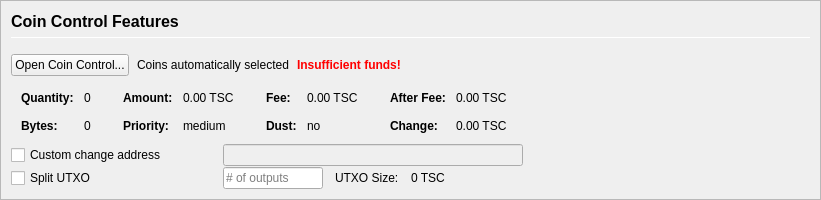
         <widget class="QFrame" name="frameCoinControl">
          <property name="sizePolicy">
           <sizepolicy hsizetype="Expanding" vsizetype="Expanding">
            <horstretch>0</horstretch>
            <verstretch>0</verstretch>
           </sizepolicy>
          </property>
          <property name="maximumSize">
           <size>
            <width>16777215</width>
            <height>16777215</height>
           </size>
          </property>
          <property name="frameShape">
           <enum>QFrame::StyledPanel</enum>
          </property>
          <property name="frameShadow">
           <enum>QFrame::Sunken</enum>
          </property>
          <layout class="QVBoxLayout" name="verticalLayoutCoinControl2">
           <property name="spacing">
            <number>0</number>
           </property>
           <property name="leftMargin">
            <number>0</number>
           </property>
           <property name="topMargin">
            <number>0</number>
           </property>
           <property name="rightMargin">
            <number>0</number>
           </property>
           <property name="bottomMargin">
            <number>0</number>
           </property>
           <item>
            <widget class="QFrame" name="frameCoinControl_BG">
             <layout class="QVBoxLayout" name="verticalLayoutCoinControl" stretch="0,0,0,0,0,0">
              <property name="spacing">
               <number>1</number>
              </property>
              <property name="leftMargin">
               <number>10</number>
              </property>
              <property name="topMargin">
               <number>10</number>
              </property>
              <item>
               <layout class="QHBoxLayout" name="horizontalLayoutCoinControl1">
                <property name="bottomMargin">
                 <number>15</number>
                </property>
                <item>
                 <layout class="QVBoxLayout" name="verticalLayout_3">
                  <property name="spacing">
                   <number>6</number>
                  </property>
                  <item>
                   <widget class="QLabel" name="labelCoinControlFeatures">
                    <property name="sizePolicy">
                     <sizepolicy hsizetype="Preferred" vsizetype="Maximum">
                      <horstretch>0</horstretch>
                      <verstretch>0</verstretch>
                     </sizepolicy>
                    </property>
                    <property name="minimumSize">
                     <size>
                      <width>0</width>
                      <height>20</height>
                     </size>
                    </property>
                    <property name="font">
                     <font>
                      <pointsize>12</pointsize>
                      <weight>75</weight>
                      <bold>true</bold>
                     </font>
                    </property>
                    <property name="styleSheet">
                     <string notr="true">font-weight:bold;</string>
                    </property>
                    <property name="text">
                     <string>Coin Control Features</string>
                    </property>
                   </widget>
                  </item>
                  <item>
                   <widget class="Line" name="line">
                    <property name="minimumSize">
                     <size>
                      <width>0</width>
                      <height>1</height>
                     </size>
                    </property>
                    <property name="maximumSize">
                     <size>
                      <width>16777215</width>
                      <height>1</height>
                     </size>
                    </property>
                    <property name="orientation">
                     <enum>Qt::Horizontal</enum>
                    </property>
                   </widget>
                  </item>
                 </layout>
                </item>
               </layout>
              </item>
              <item>
               <layout class="QHBoxLayout" name="horizontalLayoutCoinControl2" stretch="0,0,0,0">
                <property name="spacing">
                 <number>8</number>
                </property>
                <property name="bottomMargin">
                 <number>10</number>
                </property>
                <item>
                 <widget class="QPushButton" name="pushButtonCoinControl">
                  <property name="styleSheet">
                   <string notr="true"/>
                  </property>
                  <property name="text">
                   <string>Open Coin Control...</string>
                  </property>
                  <property name="autoDefault">
                   <bool>false</bool>
                  </property>
                 </widget>
                </item>
                <item>
                 <widget class="QLabel" name="labelCoinControlAutomaticallySelected">
                  <property name="text">
                   <string>Coins automatically selected</string>
                  </property>
                  <property name="margin">
                   <number>5</number>
                  </property>
                 </widget>
                </item>
                <item>
                 <widget class="QLabel" name="labelCoinControlInsuffFunds">
                  <property name="font">
                   <font>
                    <weight>75</weight>
                    <bold>true</bold>
                   </font>
                  </property>
                  <property name="styleSheet">
                   <string notr="true">color:red;font-weight:bold;</string>
                  </property>
                  <property name="text">
                   <string>Insufficient funds!</string>
                  </property>
                  <property name="margin">
                   <number>5</number>
                  </property>
                 </widget>
                </item>
                <item>
                 <spacer name="horizontalSpacerCoinControl">
                  <property name="orientation">
                   <enum>Qt::Horizontal</enum>
                  </property>
                  <property name="sizeHint" stdset="0">
                   <size>
                    <width>40</width>
                    <height>1</height>
                   </size>
                  </property>
                 </spacer>
                </item>
               </layout>
              </item>
              <item>
               <widget class="QWidget" name="widgetCoinControl" native="true">
                <property name="sizePolicy">
                 <sizepolicy hsizetype="Preferred" vsizetype="Preferred">
                  <horstretch>0</horstretch>
                  <verstretch>0</verstretch>
                 </sizepolicy>
                </property>
                <property name="minimumSize">
                 <size>
                  <width>0</width>
                  <height>0</height>
                 </size>
                </property>
                <property name="styleSheet">
                 <string notr="true"/>
                </property>
                <layout class="QHBoxLayout" name="horizontalLayoutCoinControl5">
                 <property name="leftMargin">
                  <number>0</number>
                 </property>
                 <property name="topMargin">
                  <number>0</number>
                 </property>
                 <property name="rightMargin">
                  <number>0</number>
                 </property>
                 <property name="bottomMargin">
                  <number>0</number>
                 </property>
                 <item>
                  <layout class="QHBoxLayout" name="horizontalLayoutCoinControl3" stretch="0,0,0,1">
                   <property name="spacing">
                    <number>20</number>
                   </property>
                   <property name="topMargin">
                    <number>0</number>
                   </property>
                   <property name="bottomMargin">
                    <number>10</number>
                   </property>
                   <item>
                    <layout class="QFormLayout" name="formLayoutCoinControl1">
                     <property name="horizontalSpacing">
                      <number>10</number>
                     </property>
                     <property name="verticalSpacing">
                      <number>14</number>
                     </property>
                     <property name="leftMargin">
                      <number>10</number>
                     </property>
                     <property name="topMargin">
                      <number>4</number>
                     </property>
                     <property name="rightMargin">
                      <number>6</number>
                     </property>
                     <item row="0" column="0">
                      <widget class="QLabel" name="labelCoinControlQuantityText">
                       <property name="font">
                        <font>
                         <weight>75</weight>
                         <bold>true</bold>
                        </font>
                       </property>
                       <property name="text">
                        <string>Quantity:</string>
                       </property>
                       <property name="margin">
                        <number>0</number>
                       </property>
                      </widget>
                     </item>
                     <item row="0" column="1">
                      <widget class="QLabel" name="labelCoinControlQuantity">
                       <property name="cursor">
                        <cursorShape>IBeamCursor</cursorShape>
                       </property>
                       <property name="contextMenuPolicy">
                        <enum>Qt::ActionsContextMenu</enum>
                       </property>
                       <property name="text">
                        <string notr="true">0</string>
                       </property>
                       <property name="margin">
                        <number>0</number>
                       </property>
                       <property name="textInteractionFlags">
                        <set>Qt::LinksAccessibleByMouse|Qt::TextSelectableByKeyboard|Qt::TextSelectableByMouse</set>
                       </property>
                      </widget>
                     </item>
                     <item row="1" column="0">
                      <widget class="QLabel" name="labelCoinControlBytesText">
                       <property name="font">
                        <font>
                         <weight>75</weight>
                         <bold>true</bold>
                        </font>
                       </property>
                       <property name="text">
                        <string>Bytes:</string>
                       </property>
                      </widget>
                     </item>
                     <item row="1" column="1">
                      <widget class="QLabel" name="labelCoinControlBytes">
                       <property name="cursor">
                        <cursorShape>IBeamCursor</cursorShape>
                       </property>
                       <property name="contextMenuPolicy">
                        <enum>Qt::ActionsContextMenu</enum>
                       </property>
                       <property name="text">
                        <string notr="true">0</string>
                       </property>
                       <property name="textInteractionFlags">
                        <set>Qt::LinksAccessibleByMouse|Qt::TextSelectableByKeyboard|Qt::TextSelectableByMouse</set>
                       </property>
                      </widget>
                     </item>
                    </layout>
                   </item>
                   <item>
                    <layout class="QFormLayout" name="formLayoutCoinControl2">
                     <property name="horizontalSpacing">
                      <number>10</number>
                     </property>
                     <property name="verticalSpacing">
                      <number>14</number>
                     </property>
                     <property name="leftMargin">
                      <number>6</number>
                     </property>
                     <property name="topMargin">
                      <number>4</number>
                     </property>
                     <property name="rightMargin">
                      <number>6</number>
                     </property>
                     <item row="0" column="0">
                      <widget class="QLabel" name="labelCoinControlAmountText">
                       <property name="font">
                        <font>
                         <weight>75</weight>
                         <bold>true</bold>
                        </font>
                       </property>
                       <property name="text">
                        <string>Amount:</string>
                       </property>
                       <property name="margin">
                        <number>0</number>
                       </property>
                      </widget>
                     </item>
                     <item row="0" column="1">
                      <widget class="QLabel" name="labelCoinControlAmount">
                       <property name="cursor">
                        <cursorShape>IBeamCursor</cursorShape>
                       </property>
                       <property name="contextMenuPolicy">
                        <enum>Qt::ActionsContextMenu</enum>
                       </property>
                       <property name="text">
                        <string notr="true">0.00 TSC</string>
                       </property>
                       <property name="textInteractionFlags">
                        <set>Qt::LinksAccessibleByMouse|Qt::TextSelectableByKeyboard|Qt::TextSelectableByMouse</set>
                       </property>
                      </widget>
                     </item>
                     <item row="1" column="0">
                      <widget class="QLabel" name="labelCoinControlPriorityText">
                       <property name="font">
                        <font>
                         <weight>75</weight>
                         <bold>true</bold>
                        </font>
                       </property>
                       <property name="text">
                        <string>Priority:</string>
                       </property>
                      </widget>
                     </item>
                     <item row="1" column="1">
                      <widget class="QLabel" name="labelCoinControlPriority">
                       <property name="cursor">
                        <cursorShape>IBeamCursor</cursorShape>
                       </property>
                       <property name="contextMenuPolicy">
                        <enum>Qt::ActionsContextMenu</enum>
                       </property>
                       <property name="text">
                        <string>medium</string>
                       </property>
                       <property name="textInteractionFlags">
                        <set>Qt::LinksAccessibleByMouse|Qt::TextSelectableByKeyboard|Qt::TextSelectableByMouse</set>
                       </property>
                      </widget>
                     </item>
                    </layout>
                   </item>
                   <item>
                    <layout class="QFormLayout" name="formLayoutCoinControl3">
                     <property name="horizontalSpacing">
                      <number>10</number>
                     </property>
                     <property name="verticalSpacing">
                      <number>14</number>
                     </property>
                     <property name="leftMargin">
                      <number>6</number>
                     </property>
                     <property name="topMargin">
                      <number>4</number>
                     </property>
                     <property name="rightMargin">
                      <number>6</number>
                     </property>
                     <item row="0" column="0">
                      <widget class="QLabel" name="labelCoinControlFeeText">
                       <property name="font">
                        <font>
                         <weight>75</weight>
                         <bold>true</bold>
                        </font>
                       </property>
                       <property name="text">
                        <string>Fee:</string>
                       </property>
                       <property name="margin">
                        <number>0</number>
                       </property>
                      </widget>
                     </item>
                     <item row="0" column="1">
                      <widget class="QLabel" name="labelCoinControlFee">
                       <property name="cursor">
                        <cursorShape>IBeamCursor</cursorShape>
                       </property>
                       <property name="contextMenuPolicy">
                        <enum>Qt::ActionsContextMenu</enum>
                       </property>
                       <property name="text">
                        <string notr="true">0.00 TSC</string>
                       </property>
                       <property name="textInteractionFlags">
                        <set>Qt::LinksAccessibleByMouse|Qt::TextSelectableByKeyboard|Qt::TextSelectableByMouse</set>
                       </property>
                      </widget>
                     </item>
                     <item row="1" column="0">
                      <widget class="QLabel" name="labelCoinControlLowOutputText">
                       <property name="font">
                        <font>
                         <weight>75</weight>
                         <bold>true</bold>
                        </font>
                       </property>
                       <property name="text">
                        <string>Dust:</string>
                       </property>
                      </widget>
                     </item>
                     <item row="1" column="1">
                      <widget class="QLabel" name="labelCoinControlLowOutput">
                       <property name="cursor">
                        <cursorShape>IBeamCursor</cursorShape>
                       </property>
                       <property name="contextMenuPolicy">
                        <enum>Qt::ActionsContextMenu</enum>
                       </property>
                       <property name="text">
                        <string>no</string>
                       </property>
                       <property name="textInteractionFlags">
                        <set>Qt::LinksAccessibleByMouse|Qt::TextSelectableByKeyboard|Qt::TextSelectableByMouse</set>
                       </property>
                      </widget>
                     </item>
                    </layout>
                   </item>
                   <item>
                    <layout class="QFormLayout" name="formLayoutCoinControl4">
                     <property name="horizontalSpacing">
                      <number>10</number>
                     </property>
                     <property name="verticalSpacing">
                      <number>14</number>
                     </property>
                     <property name="leftMargin">
                      <number>6</number>
                     </property>
                     <property name="topMargin">
                      <number>4</number>
                     </property>
                     <property name="rightMargin">
                      <number>6</number>
                     </property>
                     <item row="0" column="0">
                      <widget class="QLabel" name="labelCoinControlAfterFeeText">
                       <property name="font">
                        <font>
                         <weight>75</weight>
                         <bold>true</bold>
                        </font>
                       </property>
                       <property name="text">
                        <string>After Fee:</string>
                       </property>
                       <property name="margin">
                        <number>0</number>
                       </property>
                      </widget>
                     </item>
                     <item row="0" column="1">
                      <widget class="QLabel" name="labelCoinControlAfterFee">
                       <property name="cursor">
                        <cursorShape>IBeamCursor</cursorShape>
                       </property>
                       <property name="contextMenuPolicy">
                        <enum>Qt::ActionsContextMenu</enum>
                       </property>
                       <property name="text">
                        <string notr="true">0.00 TSC</string>
                       </property>
                       <property name="textInteractionFlags">
                        <set>Qt::LinksAccessibleByMouse|Qt::TextSelectableByKeyboard|Qt::TextSelectableByMouse</set>
                       </property>
                      </widget>
                     </item>
                     <item row="1" column="0">
                      <widget class="QLabel" name="labelCoinControlChangeText">
                       <property name="font">
                        <font>
                         <weight>75</weight>
                         <bold>true</bold>
                        </font>
                       </property>
                       <property name="text">
                        <string>Change:</string>
                       </property>
                      </widget>
                     </item>
                     <item row="1" column="1">
                      <widget class="QLabel" name="labelCoinControlChange">
                       <property name="cursor">
                        <cursorShape>IBeamCursor</cursorShape>
                       </property>
                       <property name="contextMenuPolicy">
                        <enum>Qt::ActionsContextMenu</enum>
                       </property>
                       <property name="text">
                        <string notr="true">0.00 TSC</string>
                       </property>
                       <property name="textInteractionFlags">
                        <set>Qt::LinksAccessibleByMouse|Qt::TextSelectableByKeyboard|Qt::TextSelectableByMouse</set>
                       </property>
                      </widget>
                     </item>
                    </layout>
                   </item>
                  </layout>
                 </item>
                </layout>
               </widget>
              </item>
              <item>
               <layout class="QHBoxLayout" name="horizontalLayoutCoinControl4">
                <property name="spacing">
                 <number>12</number>
                </property>
                <property name="sizeConstraint">
                 <enum>QLayout::SetDefaultConstraint</enum>
                </property>
                <property name="topMargin">
                 <number>0</number>
                </property>
                <property name="rightMargin">
                 <number>0</number>
                </property>
                <item>
                 <widget class="QCheckBox" name="checkBoxCoinControlChange">
                  <property name="sizePolicy">
                   <sizepolicy hsizetype="Preferred" vsizetype="Preferred">
                    <horstretch>0</horstretch>
                    <verstretch>0</verstretch>
                   </sizepolicy>
                  </property>
                  <property name="minimumSize">
                   <size>
                    <width>200</width>
                    <height>0</height>
                   </size>
                  </property>
                  <property name="maximumSize">
                   <size>
                    <width>200</width>
                    <height>16777215</height>
                   </size>
                  </property>
                  <property name="toolTip">
                   <string>If this is activated, but the change address is empty or invalid, change will be sent to a newly generated address.</string>
                  </property>
                  <property name="text">
                   <string>Custom change address</string>
                  </property>
                 </widget>
                </item>
                <item>
                 <widget class="QValidatedLineEdit" name="lineEditCoinControlChange">
                  <property name="enabled">
                   <bool>false</bool>
                  </property>
                  <property name="sizePolicy">
                   <sizepolicy hsizetype="Preferred" vsizetype="Preferred">
                    <horstretch>0</horstretch>
                    <verstretch>0</verstretch>
                   </sizepolicy>
                  </property>
                  <property name="minimumSize">
                   <size>
                    <width>300</width>
                    <height>0</height>
                   </size>
                  </property>
                 </widget>
                </item>
                <item>
                 <widget class="QLabel" name="labelCoinControlChangeLabel">
                  <property name="sizePolicy">
                   <sizepolicy hsizetype="Preferred" vsizetype="Preferred">
                    <horstretch>0</horstretch>
                    <verstretch>0</verstretch>
                   </sizepolicy>
                  </property>
                  <property name="minimumSize">
                   <size>
                    <width>100</width>
                    <height>0</height>
                   </size>
                  </property>
                  <property name="text">
                   <string/>
                  </property>
                  <property name="margin">
                   <number>3</number>
                  </property>
                 </widget>
                </item>
               </layout>
              </item>
              <item>
               <layout class="QHBoxLayout" name="horizontalLayoutCoinControl6">
                <property name="spacing">
                 <number>12</number>
                </property>
                <property name="rightMargin">
                 <number>0</number>
                </property>
                <item>
                 <widget class="QCheckBox" name="splitBlockCheckBox">
                  <property name="sizePolicy">
                   <sizepolicy hsizetype="Preferred" vsizetype="Preferred">
                    <horstretch>0</horstretch>
                    <verstretch>0</verstretch>
                   </sizepolicy>
                  </property>
                  <property name="minimumSize">
                   <size>
                    <width>200</width>
                    <height>0</height>
                   </size>
                  </property>
                  <property name="maximumSize">
                   <size>
                    <width>200</width>
                    <height>16777215</height>
                   </size>
                  </property>
                  <property name="text">
                   <string>Split UTXO</string>
                  </property>
                 </widget>
                </item>
                <item>
                 <widget class="QLineEdit" name="splitBlockLineEdit">
                  <property name="sizePolicy">
                   <sizepolicy hsizetype="Preferred" vsizetype="Preferred">
                    <horstretch>50</horstretch>
                    <verstretch>0</verstretch>
                   </sizepolicy>
                  </property>
                  <property name="minimumSize">
                   <size>
                    <width>100</width>
                    <height>0</height>
                   </size>
                  </property>
                  <property name="maximumSize">
                   <size>
                    <width>100</width>
                    <height>16777215</height>
                   </size>
                  </property>
                  <property name="placeholderText">
                   <string># of outputs</string>
                  </property>
                 </widget>
                </item>
                <item>
                 <widget class="QLabel" name="labelBlockSizeText">
                  <property name="text">
                   <string>UTXO Size:</string>
                  </property>
                 </widget>
                </item>
                <item>
                 <widget class="QLabel" name="labelBlockSize">
                  <property name="text">
                   <string>0 TSC</string>
                  </property>
                 </widget>
                </item>
                <item>
                 <spacer name="horizontalSpacer_7">
                  <property name="orientation">
                   <enum>Qt::Horizontal</enum>
                  </property>
                  <property name="sizeHint" stdset="0">
                   <size>
                    <width>40</width>
                    <height>20</height>
                   </size>
                  </property>
                 </spacer>
                </item>
               </layout>
              </item>
              <item>
               <spacer name="verticalSpacerCoinControl">
                <property name="orientation">
                 <enum>Qt::Vertical</enum>
                </property>
                <property name="sizeHint" stdset="0">
                 <size>
                  <width>800</width>
                  <height>1</height>
                 </size>
                </property>
               </spacer>
              </item>
             </layout>
            </widget>
           </item>
          </layout>
         </widget>
